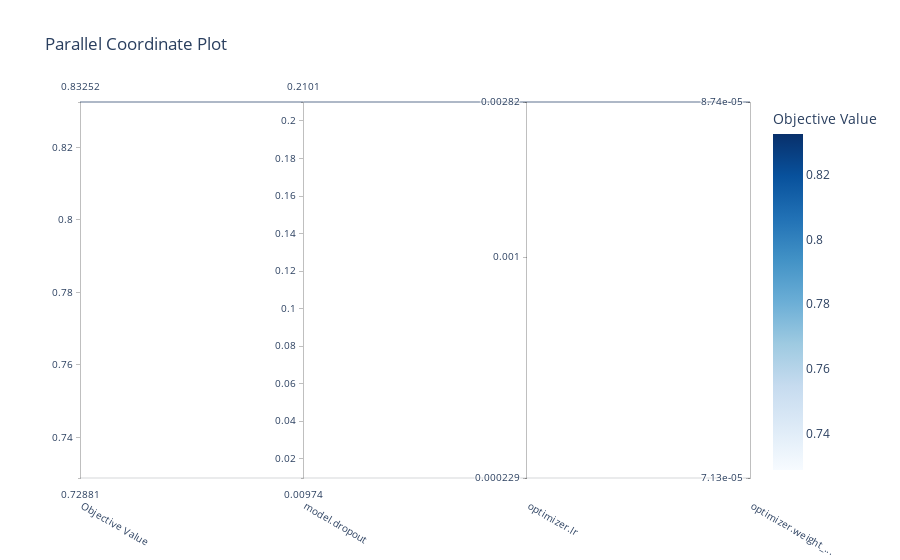

Notebook cell for this chart:
### Code cell
from optuna.visualization import plot_parallel_coordinate
plot_parallel_coordinate(study)

### Figure 1 — Plotly figure (JSON) as saved in the notebook; plotly's stock layout.template omitted (floating-point values rounded to 4 significant figures)
{"data": [{"dimensions": [{"label": "Objective Value", "range": [0.7288, 0.8325], "values": [0.7288, 0.8325]}, {"label": "model.dropout", "range": [0.009738, 0.2101], "values": [0.009738, 0.2101]}, {"label": "optimizer.lr", "range": [-3.639, -2.55], "ticktext": ["0.000229", "0.001", "0.00282"], "tickvals": [-3.639, -3, -2.55], "values": [-3.639, -2.55]}, {"label": "optimizer.weight_...", "range": [-4.147, -4.058], "ticktext": ["7.13e-05", "8.74e-05"], "tickvals": [-4.147, -4.058], "values": [-4.147, -4.058]}], "labelangle": 30, "labelside": "bottom", "line": {"color": [0.7288, 0.8325], "colorbar": {"title": {"text": "Objective Value"}}, "colorscale": [[0, "rgb(247,251,255)"], [0.125, "rgb(222,235,247)"], [0.25, "rgb(198,219,239)"], [0.375, "rgb(158,202,225)"], [0.5, "rgb(107,174,214)"], [0.625, "rgb(66,146,198)"], [0.75, "rgb(33,113,181)"], [0.875, "rgb(8,81,156)"], [1, "rgb(8,48,107)"]], "reversescale": false, "showscale": true}, "type": "parcoords"}], "layout": {"title": {"text": "Parallel Coordinate Plot"}}}
